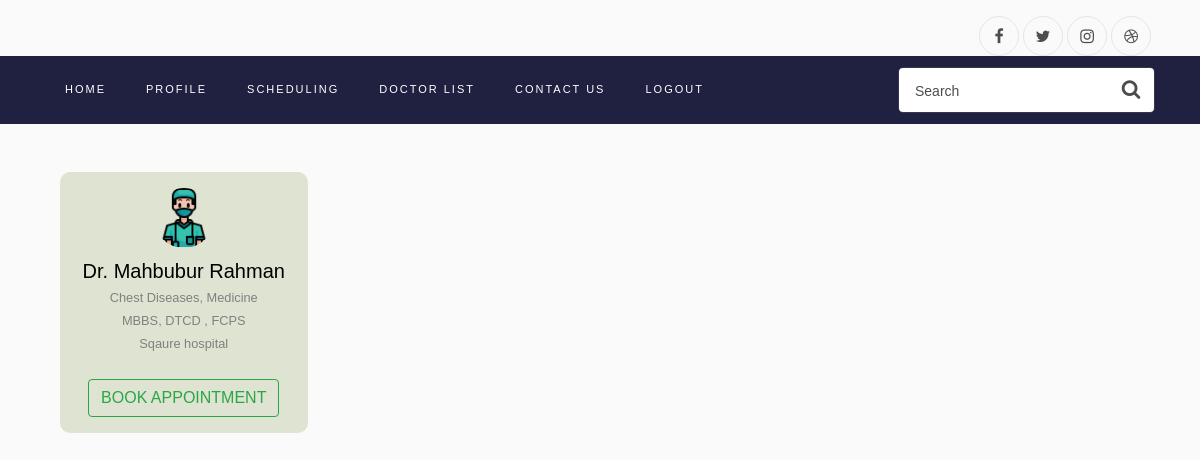
The app's page /doctor_list/ (signed in) with its own data.
### userManagement/models.py (models this page shows, shortened)
class DoctorProfile(models.Model):
    image = models.ImageField(upload_to='doctor/', blank=True, null=True, default="doctor/default_icon.png",)
    user = models.ForeignKey(User, default=None, on_delete=models.CASCADE)
    name = models.CharField(max_length=50,blank=True,null=True)
    email = models.EmailField(blank=True,null=True)
    status = models.BooleanField(blank=True,null=True,default=True)
    degree = models.CharField(max_length=500,blank=True,null=True)
    hospital_name = models.CharField(max_length=100,blank=True,null=True)
    speciality = models.CharField(max_length=100,blank=True,null=True)
    def create_user_profile(sender, instance, created, **kwargs):
        if created and instance.type == Types.Doctor:
            DoctorProfile.objects.create(user=instance)
            DoctorTiming.objects.create(doctor=instance)
    post_save.connect(create_user_profile, sender=Doctor)

### userManagement/views.py (the view)
# urls.py: path('doctor_list/',userView.doctor_list,name='doctor_list'),
def doctor_list(request):
    doctors = DoctorProfile.objects.all()
    context={
        'doctors':doctors
    }
    return render(request, 'userManagement/doctorList.html', context)

### userManagement/context.py (called while the page is built)
def verifiedUser(request):
    usertype = ''
    userStatus=''
    if request.user.is_authenticated:
        if request.user.type == 'DOCTOR':
            usertype = 'DOCTOR'
        elif request.user.type == 'PATIENT':
            usertype = 'PATIENT'
            try:
                user = get_object_or_404(PatientProfile, user=request.user)
                if user.status:
                    userStatus = 'Verified'
                else:
                    userStatus = 'notVerified'
            except Exception:
                usertype = "Error"
        else:
            usertype = "ADMIN"
    context = {
        'userStatus': userStatus,
        'usertype' : usertype
    }
    return context

### templates/userManagement/doctorList.html (shortened to what this page needs)
{% extends 'base.html' %}
{% load static %}
{% block content %}
    <div class="container mt-5 mb-5">
        <div class="row g-2">
            {% for d in  doctors %}
                {% if  d.name is not None %}
                    <div class="col-md-3">
                        <div class="card p-2 py-3 text-center" style="background: #dfe3d2">
                            <div class="img mb-2"><img src="{{ d.image.url }}" width="60" height="60"
                                                       class="rounded-circle"></div>
                            <h5 class="mb-0">{{ d.name }}</h5> <small>{{ d.speciality }}</small>
                            <small>{{ d.degree }}</small>
                            <small>{{ d.hospital_name }}</small>
                            <div class="mt-4 apointment">
                                {% if user.is_authenticated %}
                                    {% if usertype == 'PATIENT' %}
                                        <a href="{{ d.user.id }}">
                                            <button class="btn btn-outline-success text-uppercase">Book Appointment
                                            </button>
                                        </a>
                                    {% endif %}
                                {% endif %}
                            </div>
                        </div>
                    </div>
                {% endif %}
            {% endfor %}
        </div>
    </div>
{% endblock content %}

### templates/base.html (style rules this page uses)
.card { border: none; border-radius: 10px; transition: all 1s; cursor: pointer; margin-bottom: 10px; }

### records on screen
DoctorProfile: image (placeholder picture), name "Dr. Mahbubur Rahman", speciality "Chest Diseases, Medicine", degree "MBBS, DTCD , FCPS", hospital_name "Sqaure hospital"
